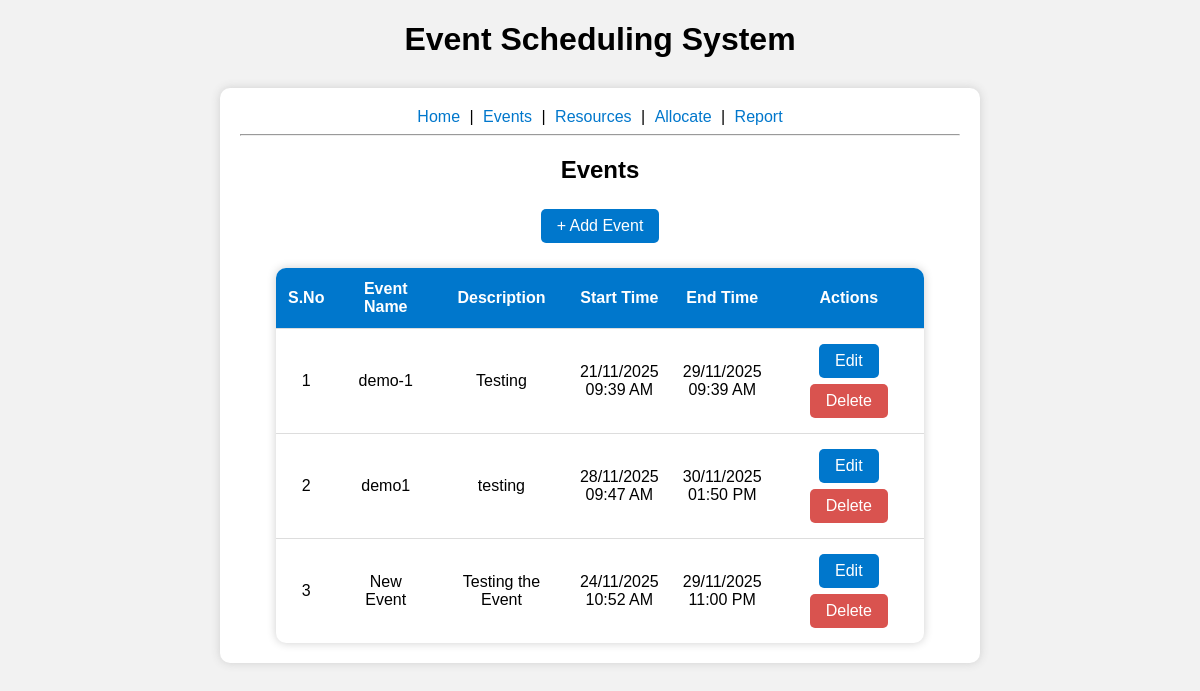
/event, run on the app's committed database.
### models.py (models this page shows)
class Event(db.Model):
    id= db.Column(db.Integer,primary_key=True)
    title= db.Column(db.String(150))
    description= db.Column(db.Text)
    start_time= db.Column(db.DateTime)
    end_time= db.Column(db.DateTime)
    allocations= db.relationship("EventResourceAllocation",backref="event",lazy=True)

### app.py (the view)
@app.route("/events")
@app.route("/event")
def events():
    all_events=Event.query.all()
    return render_template("events.html",events=all_events)

### templates/events.html
{% extends "base.html" %}
{% block content %}
<h2>Events</h2>
<a href="/add_event" class="btn">+ Add Event</a>
<div class="table-container">
<table class="custom-table">
    <thead>
        <tr>
            <th>S.No</th>
            <th>Event Name</th>
            <th>Description</th>
            <th>Start Time</th>
            <th>End Time</th>
            <th>Actions</th>
        </tr>
    </thead>
    <tbody>
        {% for e in events %}
        <tr>
            <td>{{ loop.index }}</td>
            <td>{{ e.title }}</td>
            <td>{{ e.description }}</td>
            <td>
                {{ e.start_time.strftime("%d/%m/%Y") }} <br>
                <span class="time-text">{{ e.start_time.strftime("%I:%M %p") }}</span>
            </td>
            <td>
                {{ e.end_time.strftime("%d/%m/%Y") }} <br>
                <span class="time-text">{{ e.end_time.strftime("%I:%M %p") }}</span>
            </td>
            <td>
                <a href="/edit_event/{{ e.id }}" class="btn">Edit</a>
                <a href="/delete_event/{{ e.id }}" class="btn btn-danger"
                   onclick="return confirm('Are you sure you want to delete this event?');">
                   Delete
                </a>
            </td>
        </tr>
        {% endfor %}
    </tbody>
</table>
</div>
{% endblock %}

### static/style.css (style rules this page uses)
body { font-family: Arial, sans-serif; background:#f2f2f2; margin: 0; padding: 0; text-align: center; }
h1,h2 { text-align: center; }
a { text-decoration: none; color:#0077cc; margin: 5px; }
.btn { padding: 8px 16px; background-color:#0077cc; color:white; border: none; border-radius: 5px; text-decoration: none; margin: 5px; display: inline-block; transition: background-color 0.2s ease-in-out; }
.btn-danger { background-color:#d9534f; color:white; border-radius: 5px; padding: 8px 16px; text-decoration: none; transition: background-color 0.2s ease-in-out; }
.table-container { margin-top: 20px; display: flex; justify-content: center; }
.custom-table { width: 90%; border-collapse: collapse; background: white; border-radius: 10px; overflow: hidden; box-shadow: 0 0 10px #cfcfcf; font-size: 16px; }
.custom-table thead { background-color: #0077cc; color: white; }
.custom-table th, .custom-table td { padding: 12px; text-align: center; border-bottom: 1px solid #dddddd; }
.custom-table tbody tr:last-child td { border-bottom: none; }
.custom-table .btn { margin: 3px; }

### data on the page
Event: title "demo-1", description "Testing", start_time "21/11/2025", start_time "09:39 AM", end_time "29/11/2025", end_time "09:39 AM"
Event: title "demo1", description "testing", start_time "28/11/2025", start_time "09:47 AM", end_time "30/11/2025", end_time "01:50 PM"
Event: title "New Event", description "Testing the Event", start_time "24/11/2025", start_time "10:52 AM", end_time "29/11/2025", end_time "11:00 PM"
